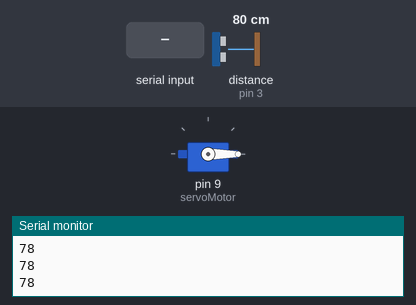
This sketch was run on a simulated Arduino Uno, built with avr-gcc and run on an emulated ATmega328P. Parts: servo, the last lines printed to the serial monitor. Wiring (inferred from the names in the program): ultrasonic range finder: trigger pin 2; echo pin 3. The test bench sets the inputs (shaded band); at power-on: distance to the obstacle (sensor on pin 3) 80 cm. The echo pulse lasts 58.3 µs per cm.

Above: at 1.2 s.
1.3 s: "30,150\n" received over Serial
At 3.5 s:
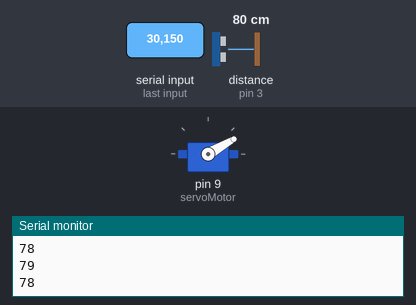
4.0 s: "90,45\n" received over Serial
At 6.0 s:
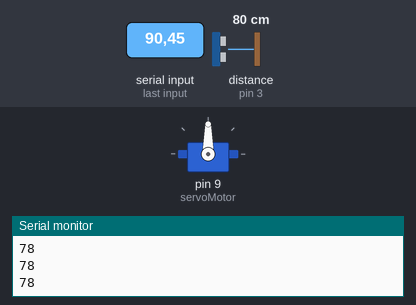
6.5 s: "200\n" received over Serial
At 8.5 s:
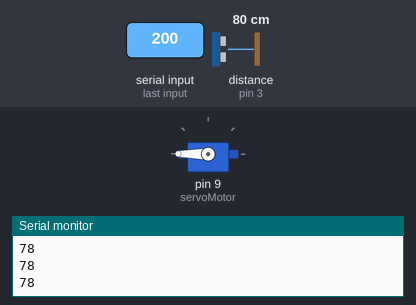
9.0 s: "90\n" received over Serial
At 11.0 s:
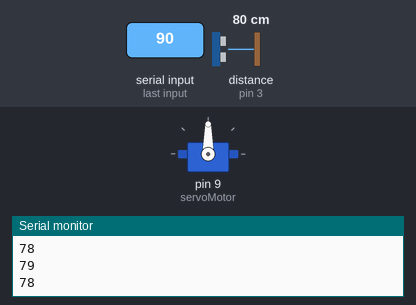
Timing chart, 0 to 12.5 s (numbered marks = the images above; inputs shaded):
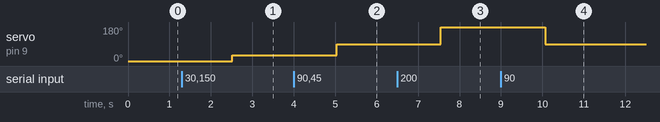

The sketch:

r2.ino
```cpp
#include <Servo.h>

Servo servoMotor;

#define Trigger 2
#define Echo 3

int servo = 0;
int distancia = 0;

long t = 0;
long d = 0;

void setup() {
  Serial.begin(9600);
  servoMotor.attach(9);
  pinMode(Trigger, OUTPUT);
  pinMode(Echo, INPUT);
  servoMotor.write(0);
}

void loop() {
  if(Serial.available() > 0){
    servo = Serial.readString().toInt();
     servoMotor.write(servo);
  }
  digitalWrite(Trigger, HIGH);
  delayMicroseconds(10);
  digitalWrite(Trigger, LOW);
  t = pulseIn(Echo, HIGH);
  d = t / 59;
  Serial.println(d);
  delay(500);
}
```

Measured:
- after the input at 1.3 s, servo on pin 9 (servoMotor): 0° → 30° after 1.2 s
- after the input at 4.0 s, servo on pin 9 (servoMotor): 30° → 90° after 1.0 s
- after the input at 6.5 s, servo on pin 9 (servoMotor): 90° → 180° after 1.0 s
- after the input at 9.0 s, servo on pin 9 (servoMotor): 180° → 90° after 1.1 s
